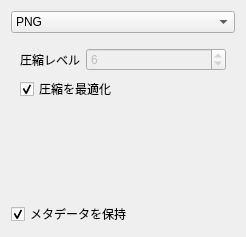
<?xml version="1.0" encoding="UTF-8"?>
<ui version="4.0">
 <class>ThumbnailExportSettings</class>
 <widget class="QWidget" name="ThumbnailExportSettings"><layout class="QVBoxLayout" name="layoutThumbnailSettings"><item><widget class="QComboBox" name="comboImageFormat"><item><property name="text"><string>PNG</string></property></item><item><property name="text"><string>JPEG</string></property></item></widget></item><item><widget class="QStackedWidget" name="stackImageSettings"><property name="currentIndex"><number>0</number></property><widget class="QWidget" name="pagePng"><layout class="QFormLayout" name="pngForm"><item row="0" column="0"><widget class="QLabel" name="pngFormLabel0"><property name="text"><string>圧縮レベル</string></property></widget></item><item row="0" column="1"><widget class="QSpinBox" name="spinCompression"><property name="minimum"><number>0</number></property><property name="maximum"><number>9</number></property><property name="value"><number>6</number></property><property name="enabled"><bool>false</bool></property><property name="toolTip"><string>圧縮レベル
画質は変わりません。PNGの最適化が有効な場合は最適化側で圧縮が決まります。</string></property></widget></item><item row="1" column="0" colspan="2"><widget class="QCheckBox" name="checkPngOptimize"><property name="text"><string>圧縮を最適化</string></property><property name="checked"><bool>true</bool></property></widget></item></layout></widget><widget class="QWidget" name="pageJpeg"><layout class="QFormLayout" name="jpegForm"><item row="0" column="0"><widget class="QLabel" name="jpegFormLabel0"><property name="text"><string>品質</string></property></widget></item><item row="0" column="1"><widget class="QSpinBox" name="spinQuality"><property name="minimum"><number>1</number></property><property name="maximum"><number>100</number></property><property name="value"><number>90</number></property></widget></item><item row="1" column="0"><widget class="QLabel" name="jpegFormLabel1"><property name="text"><string>色差サブサンプリング</string></property></widget></item><item row="1" column="1"><widget class="QComboBox" name="comboSubsampling"><property name="toolTip"><string>色差サブサンプリング
4:4:4は色の細部を保持。4:2:0は容量を抑えます。</string></property><item><property name="text"><string>4:4:4</string></property></item><item><property name="text"><string>4:2:2</string></property></item><item><property name="text"><string>4:2:0</string></property></item></widget></item><item row="2" column="0" colspan="2"><widget class="QCheckBox" name="checkProgressive"><property name="text"><string>プログレッシブ保存</string></property><property name="checked"><bool>false</bool></property></widget></item><item row="3" column="0" colspan="2"><widget class="QCheckBox" name="checkJpegOptimize"><property name="text"><string>圧縮を最適化</string></property><property name="checked"><bool>true</bool></property></widget></item><item row="4" column="0"><widget class="QLabel" name="jpegFormLabel4"><property name="text"><string>透明部分の背景色</string></property></widget></item><item row="4" column="1"><widget class="QPushButton" name="buttonBackground"><property name="text"><string>#ffffff</string></property></widget></item></layout></widget></widget></item><item><widget class="QCheckBox" name="checkMetadata"><property name="text"><string>メタデータを保持</string></property><property name="checked"><bool>true</bool></property></widget></item></layout></widget>
 <resources/>
 <connections/>
</ui>
